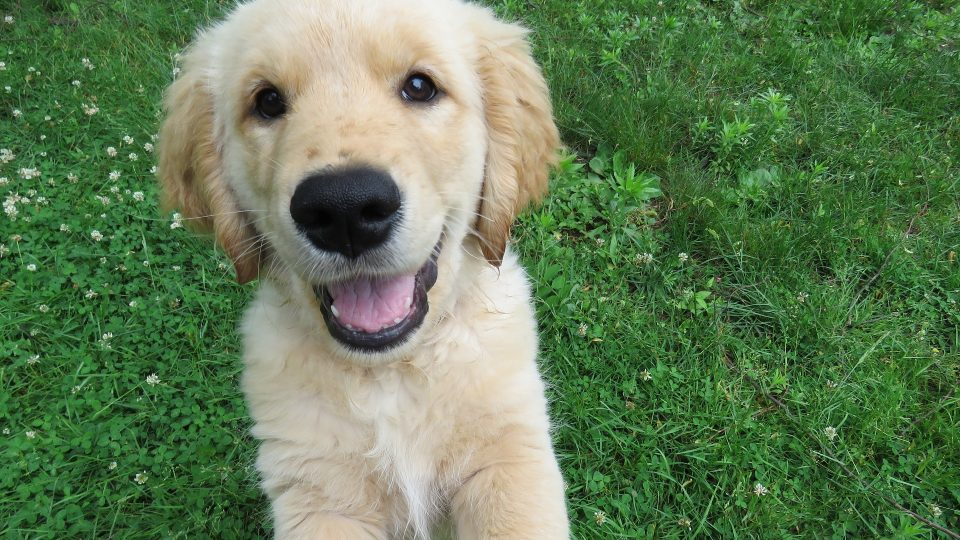
#> input picture animais/puppy.png, 960 x 540 px
$ python saveimage.py
#> lines starting #> are read from the running program, lines starting #| are printed output that depends on the picture
from skimage import io,  color
from pylab import *

#Read image
img = io.imread('animais/puppy.png')
#> img is the input picture: shape (540, 960, 3); mean R, G, B 97.9, 124.2, 85.7
#Convert to YPbPr
img_ypbpr = color.rgb2ypbpr(img)
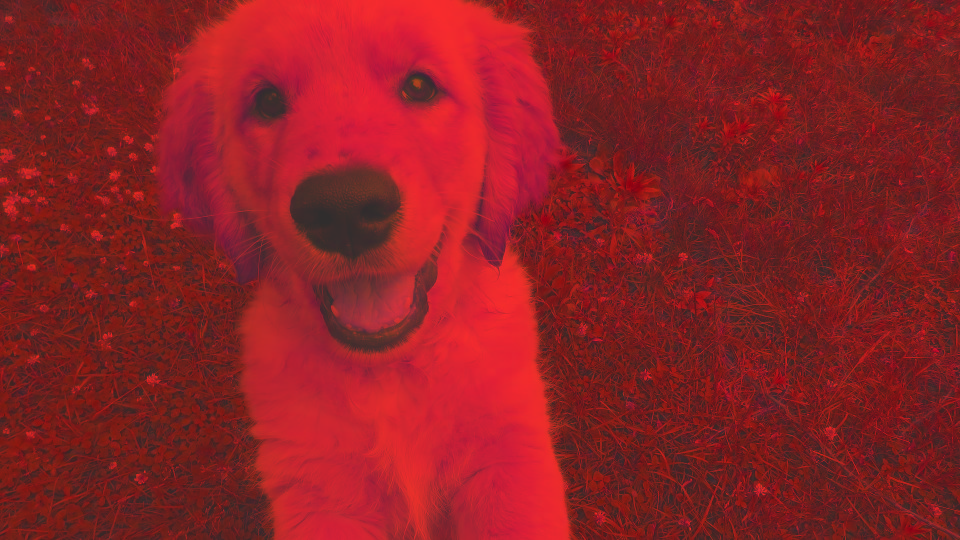
#> img_ypbpr: shape (540, 960, 3) float64; mean R, G, B 0.439, -0.0579, -0.0393; drawn with min black and max white
#Convert back to RGB
img_rgb = color.ypbpr2rgb(img_ypbpr)
#> (the run stopped early here; a loop or call above may not have finished)
